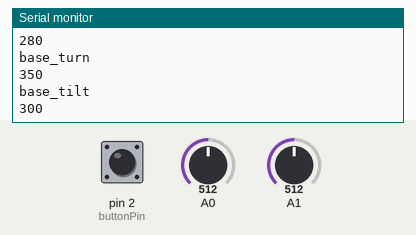
The sketch below on a simulated Arduino Uno, built with avr-gcc and run on an emulated ATmega328P. Shown: the last lines printed to the serial monitor. The test bench sets the inputs (shaded band); at power-on: pin 2 (buttonPin) HIGH, A0 = 512, A1 = 512. No radio packets arrive unless stated.

Above: at 1.2 s.
1.3 s: pin 2 (buttonPin) pulled LOW for 1 s
At 1.69 s:
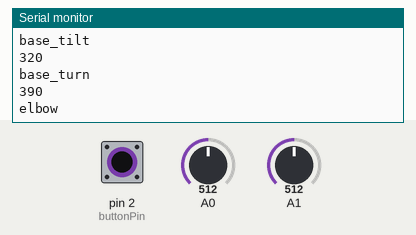
3.8 s: pin 2 (buttonPin) pulled LOW for 0.15 s
At 4.0 s:
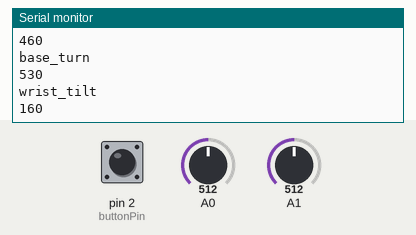
5.5 s: A0 set to 306
At 5.65 s:
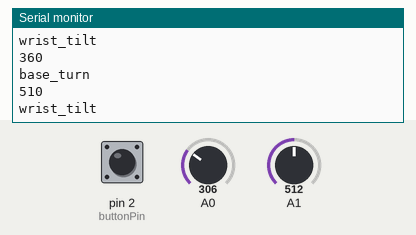
7.0 s: A1 set to 306
At 7.2 s:
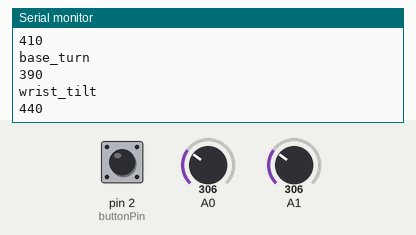
Timing chart, 0 to 9.5 s (numbered marks = the images above; inputs shaded):
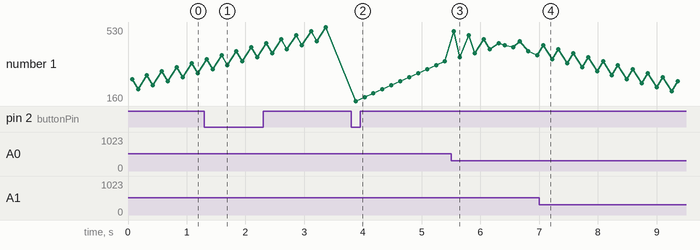

The sketch:

Buttoncounting.ino
```cpp
//radio setup
#include <SPI.h>
#include <nRF24L01.h>
#include <RF24.h>
RF24 radio(7, 10); // CE, CSN
const byte address[6] = "00001";

//Joystick and button
const int buttonPin = 2;     // the number of the pushbutton pin
const int pot0 = A0;//U/D
const int pot1 = A1;//L/R
const int pot2 = A2;//wrist_turn
const int pot3 = A3;//claw

// variables to check button state:
int buttonPushCounter = 1;   // counter for the number of button presses
int buttonState = 0;         // current state of the button
int lastButtonState = 0;     // previous state of the button

//variables to check joystick position
int valPot0;// base_turn
int valPot1;//base_tilt
int valPot2;//elbow
int valPot3;//wrist_tilt
int valPot4;//wrist_turn
int valPot5;//claw

//default positions of servos
int baseTurnCur = 250;
int baseTiltCur = 200;
int elbCur = 200;
int wristCur = 140;

void setup()
{
  Serial.begin(9600);
  pinMode(buttonPin, INPUT_PULLUP); //define button state

  //radio initialisation
  radio.begin();
  radio.openWritingPipe(address);
  radio.setPALevel(RF24_PA_MIN);
  radio.stopListening();
}

void loop()
{
  radio.stopListening();

  // read the pushbutton input pin:
  buttonState = digitalRead(buttonPin);

  // compare the buttonState to its previous state
  if (buttonState != lastButtonState)
  {
    if (buttonState == LOW)
    {
      if (buttonPushCounter < 3)
      {
        buttonPushCounter++;
      }
      else
      {
        buttonPushCounter = 1;
      }
    }
  }
  // Delay a little bit to avoid bouncing
  delay(50);

  // save the current state as the last state, for next time through the loop
  lastButtonState = buttonState;

  //check pots and send over radio

  //base_turn
  sendSignal(pot0, valPot0, 310, 345, "base_turn", baseTurnCur, 70, 520);

  //base_tilt
  if (buttonPushCounter == 1) // counter defaults to 1
  {
    sendSignal(pot1, valPot1, 310, 345, "base_tilt", elbCur, 80, 470);
  }

  //elbow
  else if (buttonPushCounter == 2) // if the count of button pushes is 2 execute this crap
  {
    sendSignal(pot1, valPot2, 310, 345, "elbow", elbCur, 80, 450);
  }

  //wrist
  else if (buttonPushCounter == 3)
  {
    sendSignal(pot1, valPot3, 310, 345, "wrist_tilt", wristCur, 110, 440);
  }
}

/*
   ******TO DO *********

   sendSignal(pot2, valPot4, "wrist_turn", 100, 510);
   sendSignal(pot3, valPot5, "claw", 35, 95);
*/

int sendSignal(int potread, int potsend, int dbLow, int dbHigh, String joint, int &servCur, int servMin, int servMax)
{
  potsend = analogRead(potread);
  if (potsend < dbLow)
  {
    if (!(servCur < servMin))
    {
      doMove(-20, servCur, joint);
    }
  }
  if (potsend > dbHigh)
  {
    if (!(servCur > servMax))
    {
      doMove(20, servCur, joint);
    }
  }
  return servCur;
}
int doMove(int move, int &subServCur, String subJoint)
{
  subServCur = subServCur + move;
  radio.write(&subServCur, sizeof(subServCur));
  Serial.println(subJoint);
  Serial.println(subServCur);
  delay (100);
}
```

Measured:
- after the input at 1.3 s, the serial monitor: prints a new line after 0.38 s (image 1)
- after the input at 3.8 s, the serial monitor: prints a new line after 0.06 s (image 2)
- plotted number 1: 360 → 390 after the input at 5.5 s
